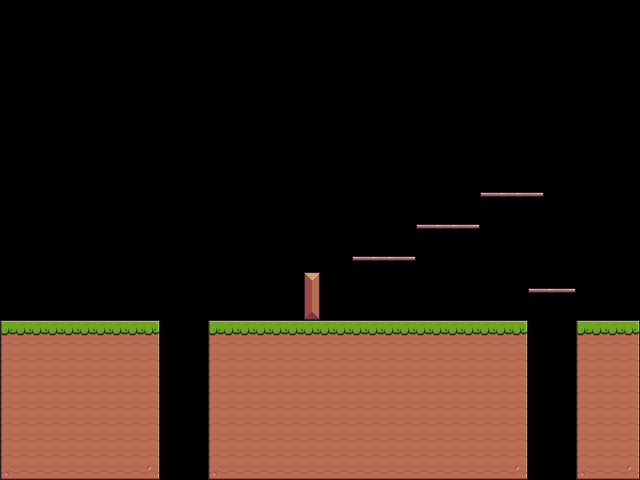

A 2D game scene composited from a Tiled map and its tileset images. What follows is a short description and the map's XML, with every tile layer's data as written:
An orthogonal 40x30 tile map with 16x16 px tiles, 1 tile layer (background) and 28 objects (12x fruit, 8x block, 4x platform, 2x traps, spawnpoint, ...).

<map version="1.10" tiledversion="1.11.2" orientation="orthogonal" renderorder="right-down" width="40" height="30" tilewidth="16" tileheight="16" infinite="0" nextlayerid="25" nextobjectid="209">
 <properties>
  <property name="backgroundColor" value="green" />
 </properties>
 <tileset firstgid="1" source="Pixel Adventure.tsx" />
 <objectgroup id="3" name="spawnpoint" class="spawnpoint" visible="0">
  <object id="207" name="spawnpoint" x="48" y="288" width="32" height="32" />
 </objectgroup>
 <objectgroup id="19" name="env_block" class="env" visible="0">
  <object id="180" name="block" x="1" y="320" width="160" height="160" />
  <object id="181" name="block" x="209" y="320" width="320" height="160" />
  <object id="182" name="block" x="577" y="320" width="64" height="160" />
  <object id="183" name="block" x="305" y="272" width="16" height="48" />
  <object id="184" name="block" x="1" y="-16" width="640" height="16" />
  <object id="185" name="block" x="-16" y="0" width="16" height="480" />
  <object id="186" name="block" x="1" y="480" width="640" height="16" />
  <object id="187" name="block" x="641" y="0" width="16" height="480" />
 </objectgroup>
 <objectgroup id="20" name="env_platform" class="env" visible="0">
  <object id="188" name="platform" x="528" y="288" width="48" height="16" />
  <object id="189" name="platform" x="352" y="256" width="64" height="16" />
  <object id="190" name="platform" x="416" y="224" width="64" height="16" />
  <object id="191" name="platform" x="480" y="192" width="64" height="16" />
 </objectgroup>
 <layer id="1" name="background" width="40" height="30">
  <data encoding="csv">
0,0,0,0,0,0,0,0,0,0,0,0,0,0,0,0,0,0,0,0,0,0,0,0,0,0,0,0,0,0,0,0,0,0,0,0,0,0,0,0,
0,0,0,0,0,0,0,0,0,0,0,0,0,0,0,0,0,0,0,0,0,0,0,0,0,0,0,0,0,0,0,0,0,0,0,0,0,0,0,0,
0,0,0,0,0,0,0,0,0,0,0,0,0,0,0,0,0,0,0,0,0,0,0,0,0,0,0,0,0,0,0,0,0,0,0,0,0,0,0,0,
0,0,0,0,0,0,0,0,0,0,0,0,0,0,0,0,0,0,0,0,0,0,0,0,0,0,0,0,0,0,0,0,0,0,0,0,0,0,0,0,
0,0,0,0,0,0,0,0,0,0,0,0,0,0,0,0,0,0,0,0,0,0,0,0,0,0,0,0,0,0,0,0,0,0,0,0,0,0,0,0,
0,0,0,0,0,0,0,0,0,0,0,0,0,0,0,0,0,0,0,0,0,0,0,0,0,0,0,0,0,0,0,0,0,0,0,0,0,0,0,0,
0,0,0,0,0,0,0,0,0,0,0,0,0,0,0,0,0,0,0,0,0,0,0,0,0,0,0,0,0,0,0,0,0,0,0,0,0,0,0,0,
0,0,0,0,0,0,0,0,0,0,0,0,0,0,0,0,0,0,0,0,0,0,0,0,0,0,0,0,0,0,0,0,0,0,0,0,0,0,0,0,
0,0,0,0,0,0,0,0,0,0,0,0,0,0,0,0,0,0,0,0,0,0,0,0,0,0,0,0,0,0,0,0,0,0,0,0,0,0,0,0,
0,0,0,0,0,0,0,0,0,0,0,0,0,0,0,0,0,0,0,0,0,0,0,0,0,0,0,0,0,0,0,0,0,0,0,0,0,0,0,0,
0,0,0,0,0,0,0,0,0,0,0,0,0,0,0,0,0,0,0,0,0,0,0,0,0,0,0,0,0,0,0,0,0,0,0,0,0,0,0,0,
0,0,0,0,0,0,0,0,0,0,0,0,0,0,0,0,0,0,0,0,0,0,0,0,0,0,0,0,0,0,0,0,0,0,0,0,0,0,0,0,
0,0,0,0,0,0,0,0,0,0,0,0,0,0,0,0,0,0,0,0,0,0,0,0,0,0,0,0,0,0,40,41,41,42,0,0,0,0,0,0,
0,0,0,0,0,0,0,0,0,0,0,0,0,0,0,0,0,0,0,0,0,0,0,0,0,0,0,0,0,0,0,0,0,0,0,0,0,0,0,0,
0,0,0,0,0,0,0,0,0,0,0,0,0,0,0,0,0,0,0,0,0,0,0,0,0,0,40,41,41,42,0,0,0,0,0,0,0,0,0,0,
0,0,0,0,0,0,0,0,0,0,0,0,0,0,0,0,0,0,0,0,0,0,0,0,0,0,0,0,0,0,0,0,0,0,0,0,0,0,0,0,
0,0,0,0,0,0,0,0,0,0,0,0,0,0,0,0,0,0,0,0,0,0,40,41,41,42,0,0,0,0,0,0,0,0,0,0,0,0,0,0,
0,0,0,0,0,0,0,0,0,0,0,0,0,0,0,0,0,0,0,16,0,0,0,0,0,0,0,0,0,0,0,0,0,0,0,0,0,0,0,0,
0,0,0,0,0,0,0,0,0,0,0,0,0,0,0,0,0,0,0,38,0,0,0,0,0,0,0,0,0,0,0,0,0,40,41,42,0,0,0,0,
0,0,0,0,0,0,0,0,0,0,0,0,0,0,0,0,0,0,0,60,0,0,0,0,0,0,0,0,0,0,0,0,0,0,0,0,0,0,0,0,
7,8,8,8,8,8,8,8,8,9,0,0,0,7,8,8,8,8,8,8,8,8,8,8,8,8,8,8,8,8,8,8,9,0,0,0,7,8,8,9,
29,30,30,30,30,30,30,30,30,31,0,0,0,29,30,30,30,30,30,30,30,30,30,30,30,30,30,30,30,30,30,30,31,0,0,0,29,30,30,31,
29,30,30,30,30,30,30,30,30,31,0,0,0,29,30,30,30,30,30,30,30,30,30,30,30,30,30,30,30,30,30,30,31,0,0,0,29,30,30,31,
29,30,30,30,30,30,30,30,30,31,0,0,0,29,30,30,30,30,30,30,30,30,30,30,30,30,30,30,30,30,30,30,31,0,0,0,29,30,30,31,
29,30,30,30,30,30,30,30,30,31,0,0,0,29,30,30,30,30,30,30,30,30,30,30,30,30,30,30,30,30,30,30,31,0,0,0,29,30,30,31,
29,30,30,30,30,30,30,30,30,31,0,0,0,29,30,30,30,30,30,30,30,30,30,30,30,30,30,30,30,30,30,30,31,0,0,0,29,30,30,31,
29,30,30,30,30,30,30,30,30,31,0,0,0,29,30,30,30,30,30,30,30,30,30,30,30,30,30,30,30,30,30,30,31,0,0,0,29,30,30,31,
29,30,30,30,30,30,30,30,30,31,0,0,0,29,30,30,30,30,30,30,30,30,30,30,30,30,30,30,30,30,30,30,31,0,0,0,29,30,30,31,
29,30,30,30,30,30,30,30,30,31,0,0,0,29,30,30,30,30,30,30,30,30,30,30,30,30,30,30,30,30,30,30,31,0,0,0,29,30,30,31,
51,52,52,52,52,52,52,52,52,53,0,0,0,51,52,52,52,52,52,52,52,52,52,52,52,52,52,52,52,52,52,52,53,0,0,0,51,52,52,53
</data>
 </layer>
 <objectgroup id="21" name="trap_saw" class="trap" visible="0" />
 <objectgroup id="22" name="trap_hole" class="trap" visible="0">
  <object id="192" name="hole" type="traps" x="160" y="464" width="48" height="16" />
  <object id="193" name="hole" type="traps" x="528" y="464" width="48" height="16" />
 </objectgroup>
 <objectgroup id="23" name="item_fruit" class="item" visible="0">
  <object id="194" name="apple" type="fruit" x="256" y="288" width="32" height="32" />
  <object id="195" name="bananas" type="fruit" x="384" y="224" width="32" height="32" />
  <object id="196" name="cherries" type="fruit" x="448" y="192" width="32" height="32" />
  <object id="197" name="kiwi" type="fruit" x="512" y="160" width="32" height="32" />
  <object id="198" name="apple" type="fruit" x="224" y="288" width="32" height="32" />
  <object id="199" name="apple" type="fruit" x="240" y="256" width="32" height="32" />
  <object id="200" name="bananas" type="fruit" x="352" y="224" width="32" height="32" />
  <object id="201" name="bananas" type="fruit" x="368" y="192" width="32" height="32" />
  <object id="202" name="cherries" type="fruit" x="416" y="192" width="32" height="32" />
  <object id="203" name="cherries" type="fruit" x="432" y="160" width="32" height="32" />
  <object id="204" name="kiwi" type="fruit" x="480" y="160" width="32" height="32" />
  <object id="205" name="kiwi" type="fruit" x="496" y="128" width="32" height="32" />
 </objectgroup>
 <objectgroup id="24" name="item_checkpoint" class="item" visible="0">
  <object id="206" name="checkpoint" type="checkpoint" x="576" y="256" width="64" height="64" />
 </objectgroup>
</map>
